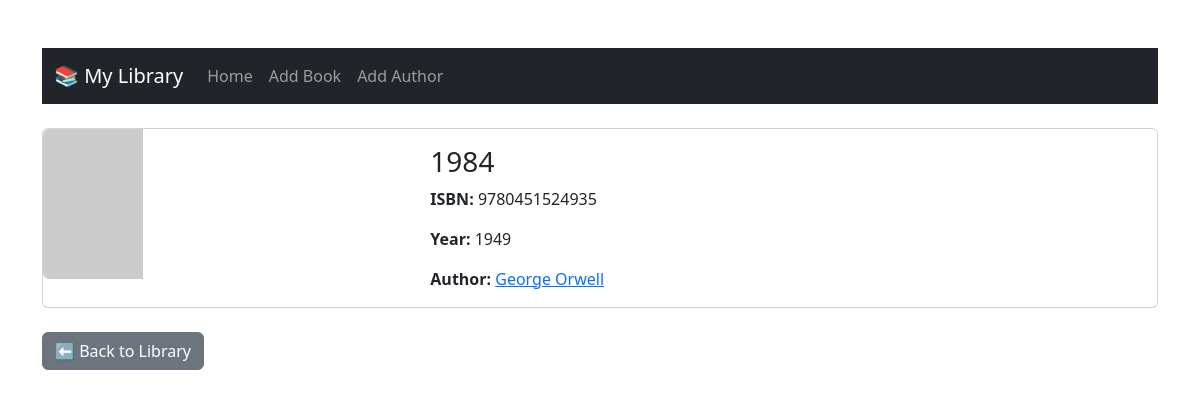
Page /book/11 on the committed database.
### data_models.py (models this page shows, shortened)
class Book(db.Model):
    __tablename__ = "books"
    id = db.Column(db.Integer, primary_key=True, autoincrement=True)
    isbn = db.Column(db.String(13), nullable=False)
    title = db.Column(db.String(100), nullable=False)
    publication_year = db.Column(db.Integer, nullable=False)
    author_id = db.Column(db.Integer, db.ForeignKey('authors.id'), nullable=False)

class Author(db.Model):
    __tablename__ = "authors"
    id = db.Column(db.Integer, primary_key=True, autoincrement=True)
    name = db.Column(db.String(100), nullable=False)
    birth_date = db.Column(db.Date, nullable=False)
    date_of_death = db.Column(db.Date, nullable=True)
    books = db.relationship('Book', backref='author', lazy=True)

### app.py (the view)
@app.route("/book/<int:book_id>")
def book_detail(book_id):
    book = Book.query.get_or_404(book_id)
    return render_template("book_detail.html", book=book)

### templates/book_detail.html (shortened to what this page needs)
<!DOCTYPE html>
<html lang="en">
<head>
    <link href="https://cdn.jsdelivr.net/npm/bootstrap@5.3.0/dist/css/bootstrap.min.css" rel="stylesheet">
</head>
<body class="container my-5">
<nav class="navbar navbar-expand-lg navbar-dark bg-dark mb-4">
    <div class="container-fluid">
        <a class="navbar-brand" href="/">📚 My Library</a>
        <div class="collapse navbar-collapse" id="navbarNav">
            <ul class="navbar-nav">
                <li class="nav-item"><a class="nav-link" href="/">Home</a></li>
                <li class="nav-item"><a class="nav-link" href="/add_book">Add Book</a></li>
                <li class="nav-item"><a class="nav-link" href="/add_author">Add Author</a></li>
            </ul>
        </div>
    </div>
</nav>
<div class="card mb-4">
    <div class="row g-0">
        <div class="col-md-4">
            <img src="https://covers.openlibrary.org/b/isbn/{{ book.isbn }}-L.jpg"
                 alt="Cover for {{ book.title }}"
                 class="img-fluid rounded-start"
                 onerror="this.onerror=null; this.src='https://via.placeholder.com/100x150?text=No+Cover';">
        </div>
        <div class="col-md-8">
            <div class="card-body">
                <h3 class="card-title">{{ book.title }}</h3>
                <p class="card-text"><strong>ISBN:</strong> {{ book.isbn }}</p>
                <p class="card-text"><strong>Year:</strong> {{ book.publication_year }}</p>
                <p class="card-text"><strong>Author:</strong>
                    <a href="{{ url_for('author_detail', author_id=book.author.id) }}">{{ book.author.name }}</a>
                </p>
            </div>
        </div>
    </div>
</div>
<a href="/" class="btn btn-secondary">⬅️ Back to Library</a>
</body>
</html>

### rows in the picture
Book: title "1984", isbn "9780451524935", publication_year "1949"
Author: author.name "George Orwell"
